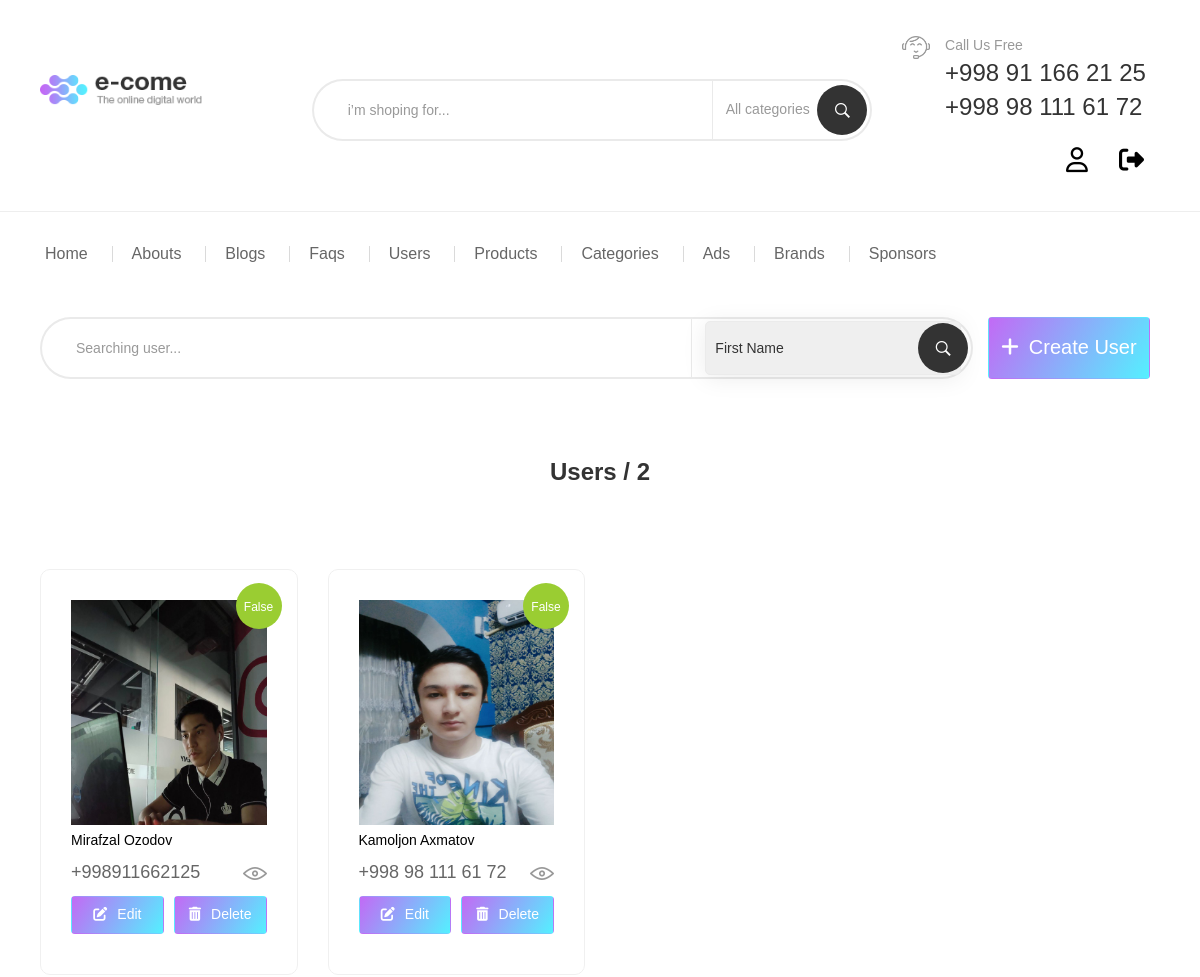
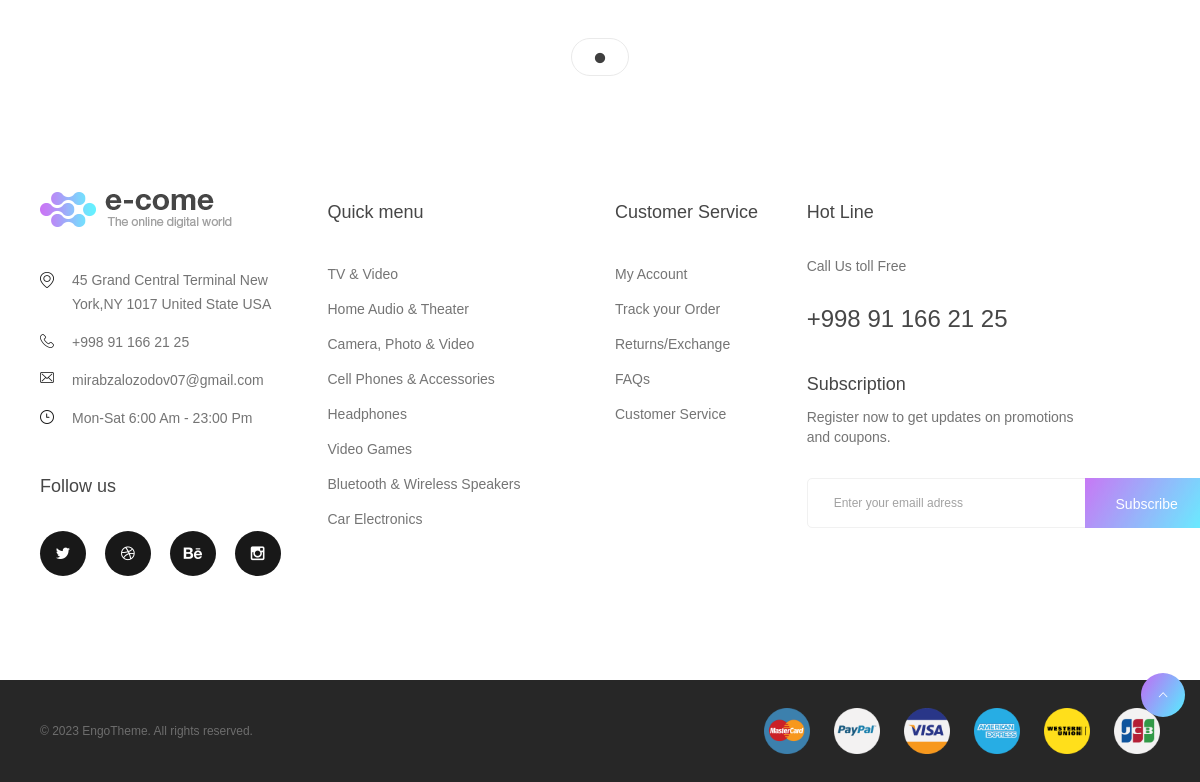
The app's page /user/list/ (signed in) with its own data (2 pictures, top to bottom).
### users/models.py (models this page shows, shortened)
class CustomUser (AbstractUser):
    id = models.AutoField(name='id', primary_key=True)
    block = models.BooleanField(name='block', default=False)
    created_at = models.DateTimeField(name="created_at", auto_now_add=True)
    phone = models.CharField(name='phone', max_length=30, blank=False, unique=True)
    email = models.CharField(name='email', max_length=30, blank=False, unique=True)
    image = models.ImageField(name='image', upload_to='user/', default='images/user.png')

### users/views.py (the view)
# urls.py: path('list/', UsersListView.as_view(), name="user_list"),
class UsersListView (ListView):
    model = CustomUser
    queryset = CustomUser.objects.all()
    template_name = 'admin/users/admin_users_list.html'
    context_object_name = 'users'
    def get (self, request: HttpRequest, *args: Any, **kwargs: Any) -> HttpResponse:
        if request.method == "POST":
            searchSelected = request.POST.get('selected')
            empsearch = CustomUser.objects.filter(last_name=searchSelected)
            return render (request, 'admin/users/admin_users_list.html', {'users': empsearch})
        else:
            displayemp=CustomUser.objects.all()
            return render (request, 'admin/users/admin_users_list.html', {'users': displayemp})
    def dispatch(self, request: HttpRequest, *args: Any, **kwargs: Any) -> HttpResponse:
        if request.user.is_superuser:
            return super().dispatch(request, *args, **kwargs)
        return redirect('/404/')

### config/context-processors.py (called while the page is built)
def context (request):
    product_images = ProductImageModel.objects.filter(block=False)
    basket = BasketModel.objects.filter(is_delete=False).order_by('-created_at')
    all_categories = CategoryModel.objects.filter(block=False).order_by('-created_at')
    total_count = 0
    total_price = 0
    for i in basket:
        total_count = total_count + i.count
        total_price = total_price + i.price
    return {
        'basket': basket,
        'total_count': total_count,
        'total_price': total_price,
        'product_images': product_images,
        'all_categories': all_categories,
        'nav_categories': all_categories[:10],
    }

### templates/admin/users/admin_users_list.html (shortened to what this page needs)
{% extends 'admin/base.html' %}
{% load static %}
{% block content %}
<div class="container container-240">
    <div class="team">
        <div style="display: flex; align-items: center; margin-top: 30px;">
            <div class="col-lg-10 col-md-10 v-center header-search hidden-xs" style="padding: 0;">
                <form name="selected" method="POST">{% csrf_token %}
                    <input type="search" class="form-control" style="width: 100%;" placeholder="Searching user...">
                    <div class="search-panel" style="width: 260px;">
                        <select id="category" class="dropdown-category" style="margin: 0 10px 0 0; padding: 10px 5px;">
                            <option value="first_name">First Name</option>
                        </select>
                    </div>
                    <span class="input-group-btn">
                        <button type="submit" class="button_search" type="button"><i
                                class="ion-ios-search-strong"></i></button>
                    </span>
                </form>
            </div>
            <div class="col-lg-2 col-md-2 v-center">
                <a href="{% url 'user_create' %}">
                    <button class="btn btn-submit btn-gradient" style="font-size: 20px; height: 62px;">
                        <i class="fa-solid fa-plus" style="font-size: 20px; margin-right: 10px;"></i>Create User
                    </button>
                </a>
            </div>
        </div>
        <h1 class="about-title v3 spc text-center">Users / {{users|length}}</h1>
        <div class="releases v2" style="padding-top: 0;">
            <div class="tab-content">
                <div id="tv2" class="tab-pane fade in active">
                    <div class="js-multiple-row2">
                        {% for user in users %}
                        <div class="product-item">
                            <div class="pd-bd product-inner">
                                <div class="product-img">
                                    <a href="{% url 'user_detail' user.pk %}">
                                        {% if user.image %}
                                            <img src="{{user.image.url}}" alt="" width="225px" height="225px" class="img-reponsive" style="margin:  0 auto;">
                                        {% endif %}
                                    </a>
                                    {% if user.block %}
                                    <div class="ribbon-price red"><span>{{user.block}}</span></div>
                                    {% else %}
                                    <div class="ribbon-price" style="background: yellowgreen !important;">
                                        <span>{{user.block}}</span></div>
                                    {% endif %}
                                </div>
                                <div class="product-info">
                                    <div class="element-list element-list-middle">
                                        <h3 class="product-title">
                                            <a href="{% url 'user_detail' user.pk %}">
                                                {{user.first_name}} {{user.last_name}}
                                            </a>
                                        </h3>
                                        <div class="product-bottom">
                                            <div class="product-price"><span>{{user.phone}}</span></div>
                                            <a href="{% url 'user_detail' user.pk %}" class="btn-icon btn-view">
                                                <span class="icon-bg icon-view"></span>
                                            </a>
                                        </div>
                                    </div>
                                    <div class="flex" style="gap: 10px;">
                                        <a href="{% url 'user_update' user.pk %}" style="width: 100%;">
                                            <button class="btn btn-submit btn-gradient"
                                                style="width: 100%; padding: 8px; margin: 10px 0; font-size: 14px;">
                                                <i class="fa-solid fa-pen-to-square"
                                                    style="font-size: 14px; margin-right: 10px;"></i>Edit
                                            </button>
                                        </a>
                                        <a href="{% url 'user_delete' user.pk %}" style="width: 100%;">
                                            <button class="btn btn-submit btn-gradient"
                                                style="width: 100%; padding: 8px; margin: 10px 0; font-size: 14px;">
                                                <i class="fa-solid fa-trash-can"
                                                    style="font-size: 14px; margin-right: 10px;"></i>Delete
                                            </button>
                                        </a>
                                    </div>
                                </div>
                            </div>
                        </div>
                        {% endfor %}
                    </div>
                </div>
            </div>
        </div>
    </div>
</div>
{% endblock %}

### static/css/utils.css (style rules this page uses)
select { width: 100%; height: 54px; padding-left: 33px; margin-bottom: 30px; border-radius: 999px; border: 1px solid #eaeaea; }

### records on screen
CustomUser: image (picture), block "False", first_name "Mirafzal", last_name "Ozodov", phone "+998911662125"
CustomUser: image (picture), block "False", first_name "Kamoljon", last_name "Axmatov", phone "+998 98 111 61 72"

### other values on screen
{{ users|length }} "2"
